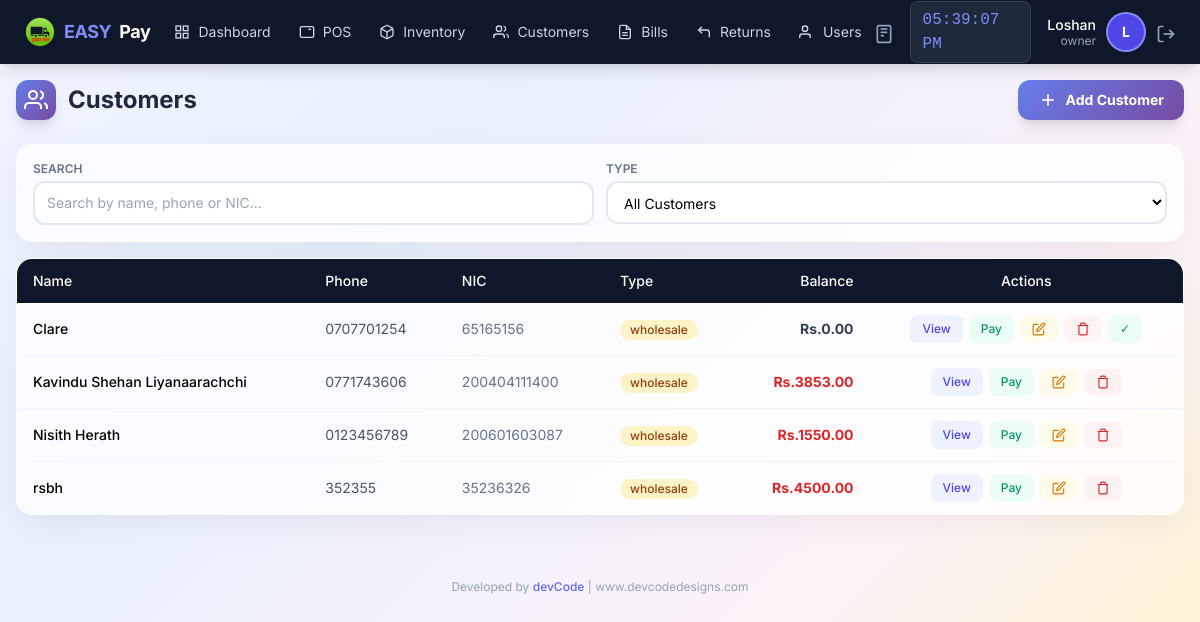
Page /customer/list (signed in) on the committed database.
### app/models/user.py (models this page shows, shortened)
class User(UserMixin, db.Model):
    __tablename__ = 'users'
    id = db.Column(db.Integer, primary_key=True)
    username = db.Column(db.String(50), unique=True, nullable=False)
    email = db.Column(db.String(120), unique=True, nullable=False)
    password_hash = db.Column(db.String(255), nullable=False)
    role = db.Column(db.String(20), default='staff')  # owner, manager, staff
    is_active = db.Column(db.Boolean, default=True)
    created_at = db.Column(db.DateTime, default=datetime.now)
    last_login = db.Column(db.DateTime)
    orders = db.relationship('Order', backref='cashier_rel', lazy=True, foreign_keys='Order.user_id')

### app/models/customer.py (models this page shows, shortened)
class Customer(db.Model):
    __tablename__ = 'customers'
    id = db.Column(db.Integer, primary_key=True)
    name = db.Column(db.String(100), nullable=False)
    phone = db.Column(db.String(20), unique=True, nullable=False)
    email = db.Column(db.String(120))
    address = db.Column(db.Text)
    nic = db.Column(db.String(20), unique=True, nullable=False)  # National ID Card - mandatory & unique
    customer_type = db.Column(db.String(20), default='retail')
    balance = db.Column(db.Float, default=0.0)
    total_purchases = db.Column(db.Float, default=0.0)
    total_paid = db.Column(db.Float, default=0.0)
    is_active = db.Column(db.Boolean, default=True)
    notes = db.Column(db.Text)
    created_at = db.Column(db.DateTime, default=datetime.now)
    updated_at = db.Column(db.DateTime, default=datetime.now, onupdate=datetime.now)
    orders = db.relationship('Order', backref='customer_rel', lazy=True)
    payments = db.relationship('Payment', backref='customer_rel', lazy=True)

### app/routes/customer.py (the view)
@customer_bp.route('/list')
@login_required
def list_customers():
    customers = Customer.query.filter_by(is_active=True).order_by(Customer.customer_type, Customer.name).all()
    return render_template('customer/list.html', customers=customers)

### app/templates/customer/list.html (shortened to what this page needs)
{% extends "base.html" %}
{% block content %}
<div class="max-w-7xl mx-auto px-2 sm:px-4 py-3 sm:py-4">
    <div class="flex flex-col sm:flex-row justify-between items-start sm:items-center gap-2 sm:gap-3 mb-4 sm:mb-6">
        <h1 class="text-lg sm:text-2xl font-bold text-slate-800 flex items-center gap-2 sm:gap-3">
            <span class="w-8 h-8 sm:w-10 sm:h-10 gradient-indigo rounded-lg sm:rounded-xl flex items-center justify-center shadow-lg flex-shrink-0">
                <svg class="w-4 h-4 sm:w-6 sm:h-6 text-white" viewBox="0 0 24 24" fill="none" stroke="currentColor" stroke-width="2">
                    <path d="M17 21v-2a4 4 0 0 0-4-4H5a4 4 0 0 0-4 4v2"></path>
                    <circle cx="9" cy="7" r="4"></circle>
                    <path d="M23 21v-2a4 4 0 0 0-3-3.87"></path>
                    <path d="M16 3.13a4 4 0 0 1 0 7.75"></path>
                </svg>
            </span>
            <span class="xs:hidden">Customers</span>
        </h1>
        <button onclick="showAddCustomer()" class="gradient-indigo text-white px-3 sm:px-5 py-2 sm:py-2.5 rounded-xl font-bold hover:opacity-90 transition flex items-center gap-1.5 sm:gap-2 shadow-lg text-xs sm:text-sm w-full sm:w-auto justify-center">
            <svg class="w-4 h-4 sm:w-5 sm:h-5" viewBox="0 0 24 24" fill="none" stroke="currentColor" stroke-width="2">
                <line x1="12" y1="5" x2="12" y2="19"></line>
                <line x1="5" y1="12" x2="19" y2="12"></line>
            </svg>
            Add Customer
        </button>
    </div>
    <div class="glass-card rounded-xl sm:rounded-2xl p-3 sm:p-4 mb-3 sm:mb-4">
        <div class="grid grid-cols-1 sm:grid-cols-2 gap-2 sm:gap-3">
            <div>
                <label class="block text-[10px] sm:text-xs font-semibold text-slate-500 uppercase mb-1">Search</label>
                <input type="text" id="custSearch" class="w-full border-2 border-slate-200 rounded-lg sm:rounded-xl px-2 sm:px-3 py-1.5 sm:py-2.5 text-xs sm:text-sm bg-white/80 focus:border-indigo-400 focus:outline-none"
                       placeholder="Search by name, phone or NIC..." onkeyup="filterTable()">
            </div>
            <div>
                <label class="block text-[10px] sm:text-xs font-semibold text-slate-500 uppercase mb-1">Type</label>
                <select id="typeFilter" class="w-full border-2 border-slate-200 rounded-lg sm:rounded-xl px-2 sm:px-3 py-1.5 sm:py-2.5 text-xs sm:text-sm bg-white/80 focus:border-indigo-400 focus:outline-none" onchange="filterTable()">
                    <option value="all">All Customers</option>
                </select>
            </div>
        </div>
    </div>
    <div class="hidden lg:block glass-card rounded-2xl overflow-hidden">
        <div class="overflow-x-auto">
            <table class="w-full text-sm" id="custTable">
                <thead>
                    <tr class="bg-slate-900 text-white">
                        <th class="px-4 py-3 text-left font-medium">Name</th>
                        <th class="px-4 py-3 text-left font-medium">Phone</th>
                        <th class="px-4 py-3 text-left font-medium">NIC</th>
                        <th class="px-4 py-3 text-left font-medium">Type</th>
                        <th class="px-4 py-3 text-right font-medium">Balance</th>
                        <th class="px-4 py-3 text-center font-medium">Actions</th>
                    </tr>
                </thead>
                <tbody class="divide-y divide-slate-100">
                    {% for customer in customers %}
                    <tr class="hover:bg-slate-50 transition customer-row" data-type="{{ customer.customer_type }}">
                        <td class="px-4 py-3 font-medium">{{ customer.name }}</td>
                        <td class="px-4 py-3 text-slate-600">{{ customer.phone }}</td>
                        <td class="px-4 py-3 text-slate-500">{{ customer.nic or '-' }}</td>
                        <td class="px-4 py-3">
                            <span class="inline-flex items-center px-2.5 py-0.5 rounded-full text-xs font-medium {{ 'bg-amber-100 text-amber-800' if customer.customer_type == 'wholesale' else 'bg-blue-100 text-blue-800' }}">
                                {{ customer.customer_type }}
                            </span>
                        </td>
                        <td class="px-4 py-3 text-right font-bold {{ 'text-red-600' if customer.balance > 0 else 'text-slate-700' }}">Rs.{{ "%.2f"|format(customer.balance) }}</td>
                        <td class="px-4 py-3">
                            <div class="flex items-center justify-center gap-1.5">
                                <button onclick="viewCustomer({{ customer.id }})" class="px-3 py-1.5 bg-indigo-50 text-indigo-600 text-xs font-medium rounded-lg hover:bg-indigo-100">View</button>
                                <button onclick="showPayment({{ customer.id }}, '{{ customer.name }}', {{ customer.balance }})" class="px-3 py-1.5 bg-emerald-50 text-emerald-600 text-xs font-medium rounded-lg hover:bg-emerald-100">Pay</button>
                                {% if current_user.role in ['owner','manager'] %}
                                <button onclick="editCustomer({{ customer.id }})" class="px-3 py-1.5 bg-amber-50 text-amber-600 text-xs font-medium rounded-lg hover:bg-amber-100">
                                    <svg class="w-3.5 h-3.5" viewBox="0 0 24 24" fill="none" stroke="currentColor" stroke-width="2"><path d="M11 4H4a2 2 0 0 0-2 2v14a2 2 0 0 0 2 2h14a2 2 0 0 0 2-2v-7"></path><path d="M18.5 2.5a2.121 2.121 0 0 1 3 3L12 15l-4 1 1-4 9.5-9.5z"></path></svg>
                                </button>
                                {% endif %}
                                {% if current_user.role in ['owner','manager'] %}
                                <button onclick="confirmDelete({{ customer.id }}, '{{ customer.name }}')" class="px-3 py-1.5 bg-red-50 text-red-600 text-xs font-medium rounded-lg hover:bg-red-100">
                                    <svg class="w-3.5 h-3.5" viewBox="0 0 24 24" fill="none" stroke="currentColor" stroke-width="2"><polyline points="3 6 5 6 21 6"></polyline><path d="M19 6v14a2 2 0 0 1-2 2H7a2 2 0 0 1-2-2V6m3 0V4a2 2 0 0 1 2-2h4a2 2 0 0 1 2 2v2"></path></svg>
                                </button>
                                {% if customer.balance == 0 %}
                                <button onclick="confirmSettle({{ customer.id }}, '{{ customer.name }}')" class="px-3 py-1.5 bg-emerald-50 text-emerald-600 text-xs font-medium rounded-lg hover:bg-emerald-100" title="Settle pending orders">✓</button>
                                {% endif %}
                                {% endif %}
                            </div>
                        </td>
                    </tr>
                    {% else %}
                    <tr><td colspan="6" class="px-4 py-8 text-center text-slate-400">No customers found</td></tr>
                    {% endfor %}
                </tbody>
            </table>
        </div>
    </div>
</div>
{% endblock %}

### app/templates/base.html (shortened to what this page needs)
<!DOCTYPE html>
<html lang="en">
<head>
    <script src="https://cdn.tailwindcss.com"></script>
</head>
<body class="bg-slate-100 min-h-screen">
    <nav class="bg-slate-900 text-white shadow-lg fixed top-0 left-0 right-0 z-50">
        <div class="flex justify-between items-center px-4 lg:px-6 h-16">
            <div class="flex items-center gap-6">
                <a href="{{ url_for('pos.dashboard') }}" class="flex items-center gap-2 text-lg font-bold tracking-tight">
                    <img src="{{ url_for('static', filename='img/easypay-logo.png') }}"
                        alt="EASY PAY"
                        class="w-8 h-8 object-contain">
                    <span class="text-indigo-400">EASY</span>Pay
                </a>
                {% if current_user.is_authenticated %}
                <div class="hidden lg:flex items-center gap-1 ml-4">
                    <a href="{{ url_for('pos.dashboard') }}" class="nav-link px-3 py-2 text-sm text-slate-300 hover:text-white flex items-center gap-2">
                        <svg class="icon-sm" viewBox="0 0 24 24" fill="none" stroke="currentColor" stroke-width="2">
                            <rect x="3" y="3" width="7" height="7"></rect><rect x="14" y="3" width="7" height="7"></rect>
                            <rect x="14" y="14" width="7" height="7"></rect><rect x="3" y="14" width="7" height="7"></rect>
                        </svg>
                        Dashboard
                    </a>
                    <a href="{{ url_for('pos.terminal') }}" class="nav-link px-3 py-2 text-sm text-slate-300 hover:text-white flex items-center gap-2">
                        <svg class="icon-sm" viewBox="0 0 24 24" fill="none" stroke="currentColor" stroke-width="2">
                            <rect x="2" y="4" width="20" height="16" rx="2"></rect>
                            <line x1="6" y1="8" x2="6" y2="8"></line><line x1="10" y1="8" x2="10" y2="8"></line>
                            <line x1="14" y1="8" x2="18" y2="8"></line>
                        </svg>
                        POS
                    </a>
                    {% if current_user.role in ['owner','manager','reviewer'] %}
                    <a href="{{ url_for('inventory.manage') }}" class="nav-link px-3 py-2 text-sm text-slate-300 hover:text-white flex items-center gap-2">
                        Inventory
                    </a>
                    {% endif %}
                    <a href="{{ url_for('customer.list_customers') }}" class="nav-link px-3 py-2 text-sm text-slate-300 hover:text-white flex items-center gap-2">
                        <svg class="icon-sm" viewBox="0 0 24 24" fill="none" stroke="currentColor" stroke-width="2">
                            <path d="M17 21v-2a4 4 0 0 0-4-4H5a4 4 0 0 0-4 4v2"></path>
                            <circle cx="9" cy="7" r="4"></circle>
                            <path d="M23 21v-2a4 4 0 0 0-3-3.87"></path>
                            <path d="M16 3.13a4 4 0 0 1 0 7.75"></path>
                        </svg>
                        Customers
                    </a>
                    <a href="{{ url_for('pos.bills') }}" class="nav-link px-3 py-2 text-sm text-slate-300 hover:text-white flex items-center gap-2">
                        <svg class="icon-sm" viewBox="0 0 24 24" fill="none" stroke="currentColor" stroke-width="2">
                            <path d="M14 2H6a2 2 0 0 0-2 2v16a2 2 0 0 0 2 2h12a2 2 0 0 0 2-2V8z"></path>
                            <polyline points="14 2 14 8 20 8"></polyline>
                            <line x1="16" y1="13" x2="8" y2="13"></line><line x1="16" y1="17" x2="8" y2="17"></line>
                        </svg>
                        Bills
                    </a>
                    <a href="{{ url_for('pos.returns') }}" class="nav-link px-3 py-2 text-sm text-slate-300 hover:text-white flex items-center gap-2">
                        <svg class="icon-sm" viewBox="0 0 24 24" fill="none" stroke="currentColor" stroke-width="2">
                            <polyline points="9 14 4 9 9 4"></polyline>
                            <path d="M20 20v-7a4 4 0 0 0-4-4H4"></path>
                        </svg>
                        Returns
                    </a>
                    {% if current_user.role in ['owner','reviewer'] %}
                    <a href="{{ url_for('auth.manage_users') }}" class="nav-link px-3 py-2 text-sm text-slate-300 hover:text-white flex items-center gap-2">
                        <svg class="icon-sm" viewBox="0 0 24 24" fill="none" stroke="currentColor" stroke-width="2">
                            <path d="M17 21v-2a4 4 0 0 0-4-4H5a4 4 0 0 0-4 4v2"></path>
                            <circle cx="9" cy="7" r="4"></circle>
                        </svg>
                        Users
                    </a>
                    {% endif %}
                </div>
                {% endif %}
            </div>
            {% if current_user.is_authenticated %}
            <div class="flex items-center gap-4">
                <a href="calc:" class="text-slate-400 hover:text-indigo-400 transition" title="Calculator">
                    <svg class="icon" viewBox="0 0 24 24" fill="none" stroke="currentColor" stroke-width="2">
                        <rect x="4" y="2" width="16" height="20" rx="2"></rect>
                        <line x1="8" y1="6" x2="16" y2="6"></line>
                        <line x1="8" y1="10" x2="16" y2="10"></line>
                        <line x1="8" y1="14" x2="12" y2="14"></line>
                    </svg>
                </a>
                <span id="liveClock" class="hidden sm:block text-base font-mono bg-slate-800 px-3 py-1.5 rounded-lg text-indigo-400 border border-slate-700"></span>
                <div class="flex items-center gap-3">
                    <div class="hidden sm:block text-right">
                        <p class="text-sm font-medium leading-tight">{{ current_user.username|capitalize }}</p>
                        <p class="text-xs text-slate-400 leading-tight">{{ current_user.role }}</p>
                    </div>
                    <div class="w-9 h-9 bg-indigo-600 rounded-full flex items-center justify-center text-sm font-bold ring-2 ring-indigo-400">
                        {{ current_user.username[0]|upper }}
                    </div>
                    <a href="{{ url_for('auth.logout') }}" class="text-slate-400 hover:text-red-400 transition" title="Logout">
                        <svg class="icon" viewBox="0 0 24 24" fill="none" stroke="currentColor" stroke-width="2">
                            <path d="M9 21H5a2 2 0 0 1-2-2V5a2 2 0 0 1 2-2h4"></path>
                            <polyline points="16 17 21 12 16 7"></polyline>
                            <line x1="21" y1="12" x2="9" y2="12"></line>
                        </svg>
                    </a>
                </div>
            </div>
            {% endif %}
        </div>
    </nav>
    <div class="pt-16 pb-20 lg:pb-4">
        {% block content %}{% endblock %}
        <footer class="max-w-7xl mx-auto px-4 py-4 text-center text-xs text-slate-400 mt-8">
            Developed by <a href="https://www.devcodedesigns.com" target="_blank" class="text-indigo-500 hover:text-indigo-700 font-medium">devCode</a> | www.devcodedesigns.com
        </footer>
    </div>
</body>
</html>

### rows in the picture
User: username "Loshan", role "owner", username "L"
Customer: name "Clare", phone "0707701254", nic "65165156", customer_type "wholesale", balance "0.00"
Customer: name "Kavindu Shehan Liyanaarachchi", phone "0771743606", nic "200404111400", customer_type "wholesale", balance "3853.00"
Customer: name "Nisith Herath", phone "0123456789", nic "200601603087", customer_type "wholesale", balance "1550.00"
Customer: name "rsbh", phone "352355", nic "35236326", customer_type "wholesale", balance "4500.00"
